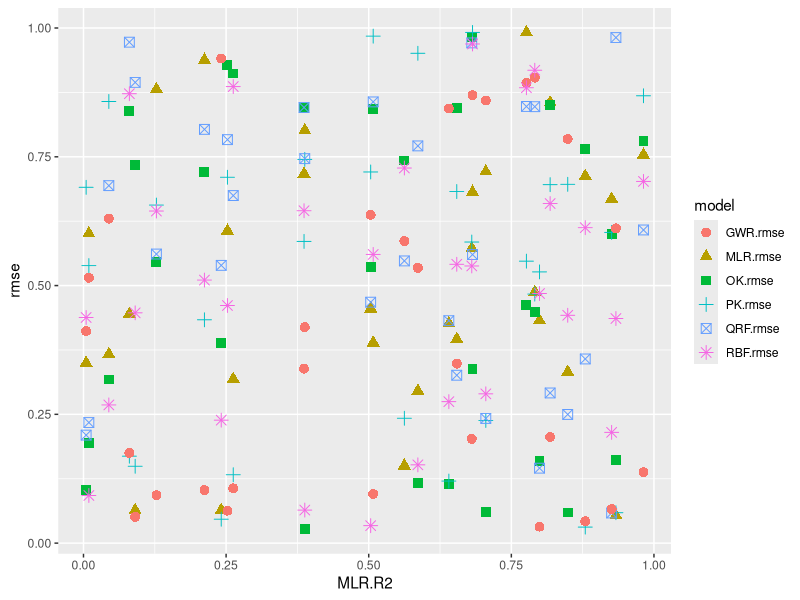

Here is the R script that generated this plot:
dat <- read.table('datforfor.txt', header = TRUE, sep = '\t')

plotdat <- dat[,1:4]
names(plotdat)[4] <- 'rmse'
plotdat$model <- names(dat)[4]

plotdat2 <- dat[,c(1:3, 5)]
names(plotdat2)[4] <- 'rmse'
plotdat2$model <- names(dat)[5]
plotdat3 <- rbind(plotdat, plotdat2)


plotdat <- dat[,1:4]
names(plotdat)[4] <- 'rmse'
plotdat$model <- names(dat)[4]
for(i in 5:9){print(i)
  onedat <- dat[,c(1:3, i)]
  names(onedat)[4] <- 'rmse'
  onedat$model <- names(dat)[i]
  plotdat <- rbind(plotdat, onedat)
  }

library(ggplot2)
ggplot(plotdat, aes(x = MLR.R2, y = rmse, colour = model, shape = model)) + geom_point(size = 3)

aa <- 1:10
bb <- NULL
for (i in 1:10){
  bb[i] <- sum(aa[1:i])
}
bb
cumsum(aa)

i = 0
while(i < 10){
  print(i)
  i <- i + 1
}
